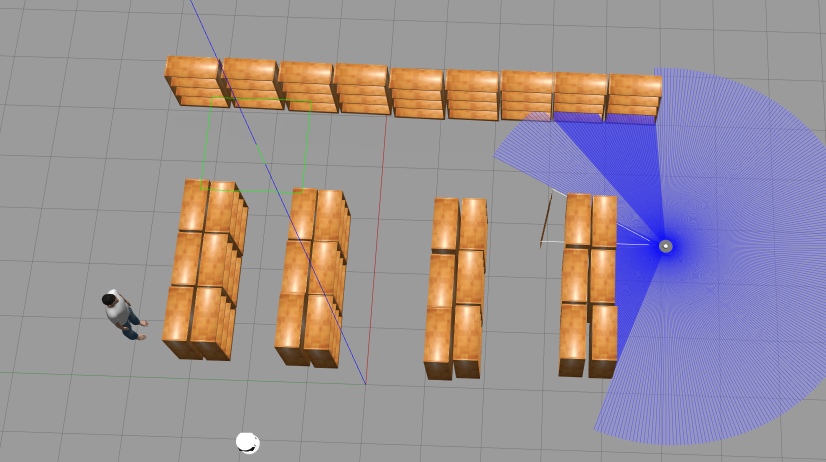
#> input picture maps/gazebo_world.png, 1652 x 924 px, given in place of map.png, which was not available (shown at 1/2 size)
$ python overlay_map.py
#> lines starting #> are read from the running program, lines starting #| are printed output that depends on the picture; pictures that were not available may be replaced by others from this repository, and a replacement may not be noted
import cv2
import numpy as np

# Load library turtle ground truth map generated by GitHub
gazebo_map_path = "/home/student/map.png"
gazebo_map = cv2.imread(gazebo_map_path, cv2.IMREAD_COLOR)
#> gazebo_map is the input picture: shape (924, 1652, 3); mean B, G, R 150.3, 144.3, 155.1

# Load the generated SLAM map
slam_map_path = "/home/student/ros2_ws/src/sprint3/maps/my_map.pgm"
slam_map = cv2.imread(slam_map_path, cv2.IMREAD_COLOR)
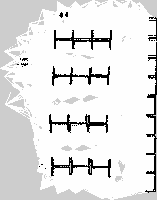
#> input picture maps/my_map.pgm, 157 x 200 px, found by its file name
#> slam_map is the input picture: shape (200, 157, 3); min 0, max 254, mean 227.6

# Scaling factor to resize the SLAM map
scaling_factor = 0.8  # change value to change size in x direction
# Stretch factor for the y-axis
y_stretch_factor = 2.4  # greater than 1 to stretch, less than 1 to compress

# Calculate new dimensions for the SLAM map
new_width = int(gazebo_map.shape[1] * scaling_factor)
#> new_width = 1321
new_height = int(gazebo_map.shape[0] * scaling_factor * y_stretch_factor)
#> new_height = 1774

 # Adjust offsets to center the resized SLAM map on the Gazebo map
x_offset = (gazebo_map.shape[1] - new_width) // 2 + 25 # move image to right for better lineup
#> x_offset = 190
y_offset = (gazebo_map.shape[0] - new_height) // 2
#> y_offset = -425

# Ensure the offsets and dimensions are within valid range
# accounts for if slam map is bigger than gazebo map
if x_offset < 0:
    x_offset = 0
    new_width = gazebo_map.shape[1]

if y_offset < 0:
    y_offset = 0
    new_height = gazebo_map.shape[0]
#> new_height = 924

# Resize the SLAM map to the final dimensions
resized_slam_map = cv2.resize(slam_map, (new_width, new_height))
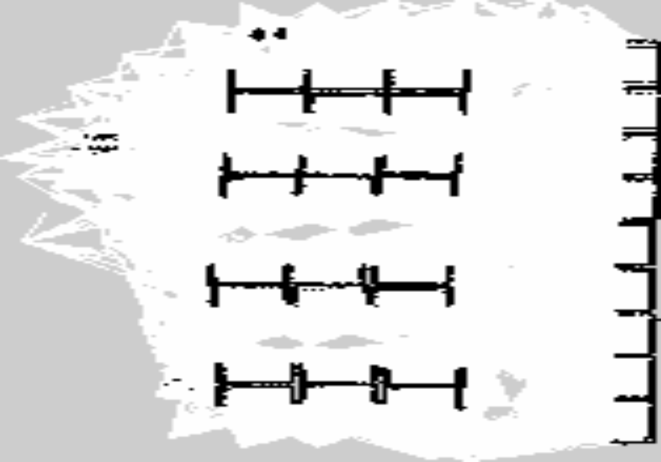
#> resized_slam_map: shape (924, 1321, 3) (shown at 1/2 size); min 0, max 254, mean 227.6

# Create a blank canvas with the same size as the Gazebo map
canvas = np.zeros_like(gazebo_map)

# Place the resized SLAM map onto the canvas
canvas[y_offset:y_offset + new_height, x_offset:x_offset + new_width] = resized_slam_map
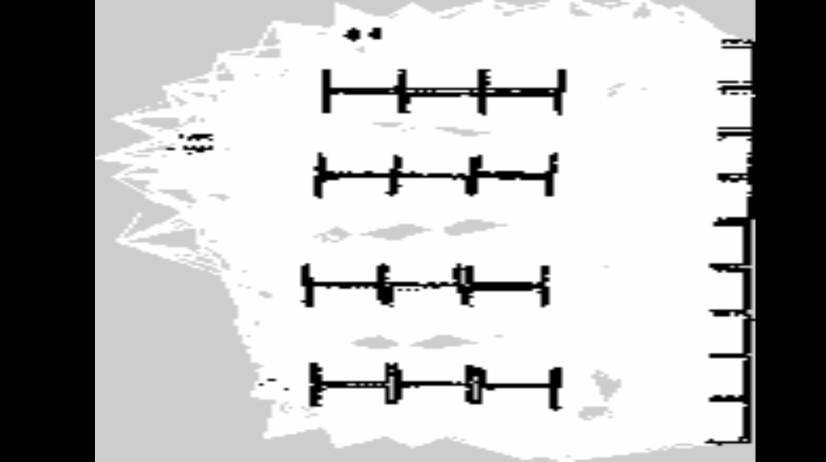
#> canvas: shape (924, 1652, 3) (shown at 1/2 size); min 0, max 254, mean 182

# Overlay the SLAM map onto the Gazebo map with some transparency
overlay = cv2.addWeighted(gazebo_map, 0.7, canvas, 0.3, 0)  # Adjust weights for transparency
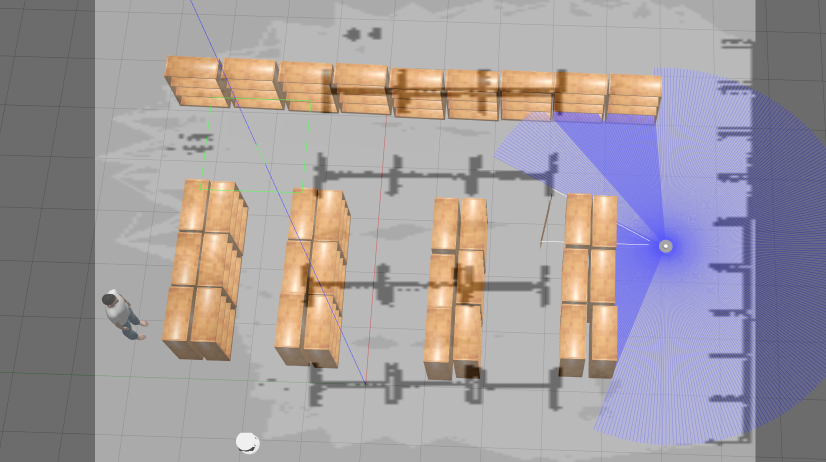
#> overlay: shape (924, 1652, 3) (shown at 1/2 size); mean B, G, R 159.8, 155.6, 163.1

# Show the overlaid image
cv2.imshow('Overlay', overlay)
cv2.waitKey(0)  # Press any key to close the window
cv2.destroyAllWindows()

# Save the overlaid image
output_path = "/home/student/ros2_ws/src/sprint3/maps/overlay.png"
cv2.imwrite(output_path, overlay)
